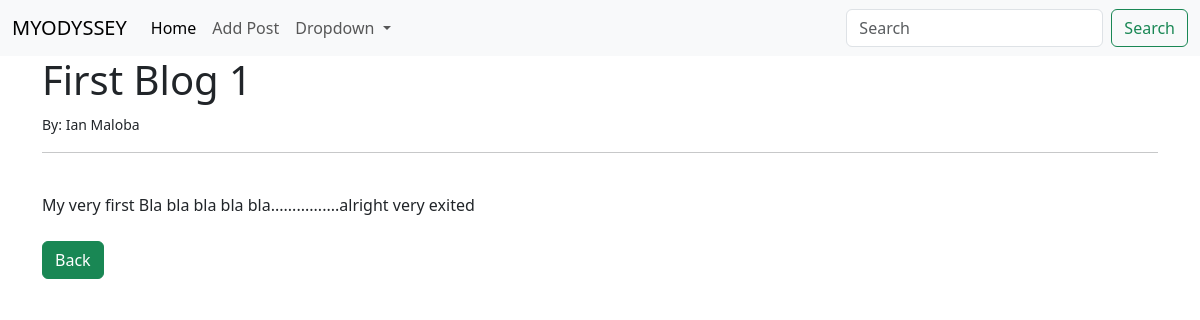
The app's page /article/1 with its own data.
### blog/models.py (models this page shows, shortened)
class Post(models.Model):
    title = models.CharField(max_length=255)
    author = models.ForeignKey(User, on_delete=models.CASCADE)
    body = models.TextField()

### blog/views.py (the view)
# urls.py: path('article/<int:pk>', ArticleDetailView.as_view(), name="article-detail"),
class ArticleDetailView(DetailView):
    model = Post
    template_name  = "article_detail.html"

### blog/templates/article_detail.html (shortened to what this page needs)
{% extends 'base.html' %}
{% block content %}
<h1>{{ post.title }}</h1>
<small>By: {{ post.author.first_name }} {{ post.author.last_name }} </small>
<hr>
<br>
{{ post.body }}
<br><br>
<a href="{% url 'home' %}" class="btn btn-success">Back</a>
{% endblock %}

### records on screen
Post: title "First Blog 1", author.first_name "Ian", author.last_name "Maloba", body "My very first Bla bla bla bla bla................alright very exited"
